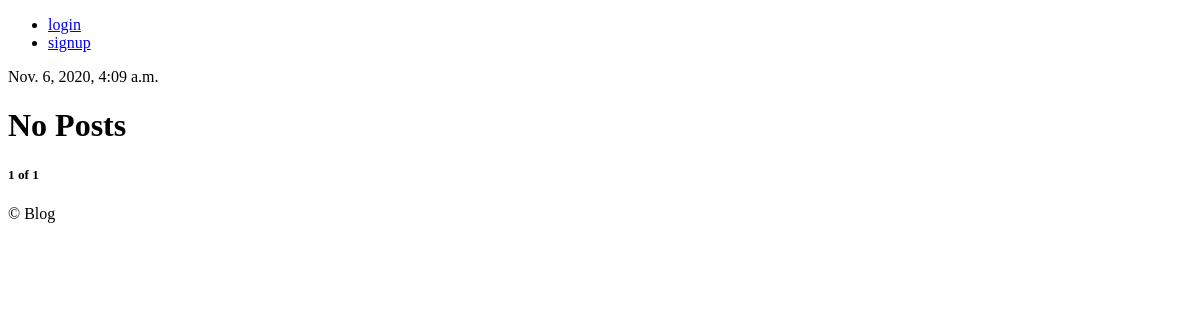
/, run on an earlier commit of the app's database.
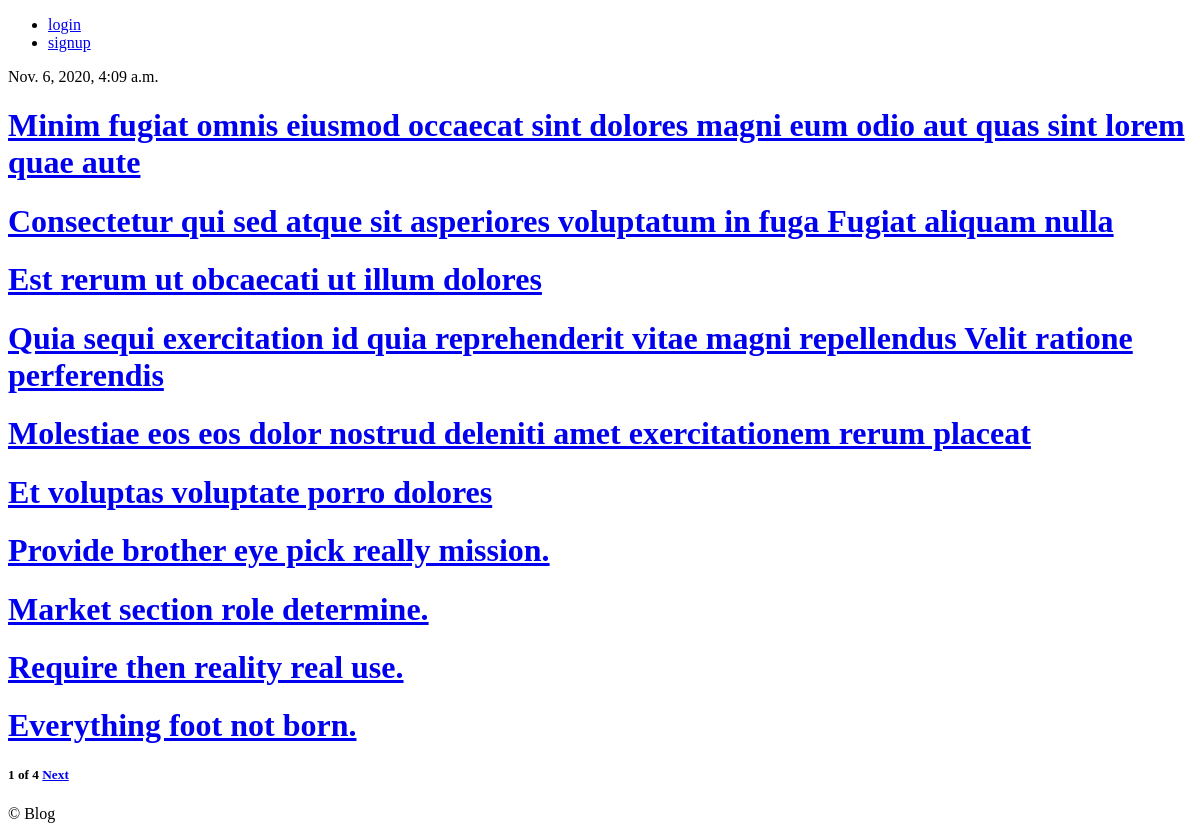
And on a later commit of the database.
### posts/models.py (models this page shows, shortened)
class Post(core_models.TimeStampedModel):
    title = models.CharField(max_length=140)
    description = models.TextField()
    photo = models.ImageField(blank=True,)
    author = models.ForeignKey(
        "users.User", related_name="author", on_delete=models.CASCADE)
    is_published = models.BooleanField(default=False)
    authorized_by = models.ForeignKey(
        "users.User", on_delete=models.SET_NULL, null=True, blank=True, default=None)
    category = models.ForeignKey(
        "Category", on_delete=models.CASCADE)

### posts/views.py (the view)
# urls.py: path("", post_views.HomeView.as_view(), name="home")
class HomeView(ListView):
    model = models.Post
    paginate_by = 10
    ordering = "-created_at"
    paginate_orphans = 5
    def get_context_data(self, **kwargs):
        context = super().get_context_data(**kwargs)
        now = timezone.now()
        context["now"] = now
        return context

### templates/posts/post_list.html (shortened to what this page needs)
{% extends 'base.html' %}
{% block content %}
{{now}}
{% if object_list.count > 0 %}
{% for post in object_list %}
<h1>
    <a href="{% url 'posts:detail' post.pk %}">{{post.title}}</a>
</h1>
{% endfor %}
{% else %}
<h1>
    No Posts
</h1>
{% endif %}
<h5>
    {{page_obj.number}} of {{page_obj.paginator.num_pages}}
    {% if page_obj.has_next %}
    <a href="?page={{page_obj.next_page_number}}">Next</a>
    {% endif %}
</h5>
{% endblock content %}

### templates/base.html (shortened to what this page needs)
{% load static %}
<!DOCTYPE html>
<html lang="en">
<head>
</head>
<body class="text-gray-800 mt-20">
    <header>
        {% include "partials/header.html" %}
    </header>
    {% block content%}{% endblock %}
    {% include "partials/footer.html" %}
</body>
</html>

### templates/partials/header.html
{% load static %}
<ul>
    {% if user.is_authenticated %}
    <li>
        <a href="{% url "users:logout" %}">logout</a>
    </li>
    {% else %}
    <li>
        <a href="{% url "users:login" %}">login</a>
    </li>
    <li>
        <a href="{% url "users:signup" %}">signup</a>
    </li>
    {% endif %}
</ul>

### templates/partials/footer.html
<footer>
    &copy; Blog
</footer>

What changed in the data, as far as the page shows it:
added Post: title "Minim fugiat omnis eiusmod occaecat sint dolores magni eum odio aut quas sint lorem quae aute"
added Post: title "Consectetur qui sed atque sit asperiores voluptatum in fuga Fugiat aliquam nulla"
added Post: title "Est rerum ut obcaecati ut illum dolores"
added Post: title "Quia sequi exercitation id quia reprehenderit vitae magni repellendus Velit ratione perferendis"
added Post: title "Molestiae eos eos dolor nostrud deleniti amet exercitationem rerum placeat"
added Post: title "Et voluptas voluptate porro dolores"
added Post: title "Provide brother eye pick really mission."
added Post: title "Market section role determine."
added Post: title "Require then reality real use."
added Post: title "Everything foot not born."
Also different on the page:
{{ page_obj.paginator.num_pages }}: "1" → "4"
text no longer shown: "No Posts"
text now shown: "Next"
